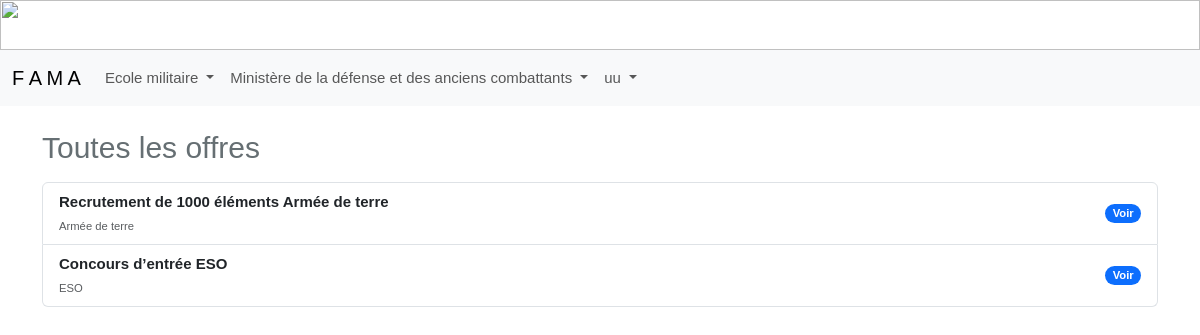
The page / on the database its author committed.
### categorie/models.py (models this page shows, shortened)
class Categorie(models.Model):
    uuid = models.UUIDField(default=uuid.uuid4, editable=False, unique=True)
    libelle = models.CharField(max_length=500, null=False, blank=False)
    created_at = models.DateTimeField(auto_now_add=True, null=True)
    @property
    def sous_categorie(self):
        return self.souscategorie_set.all()

class SousCategorie(models.Model):
    uuid = models.UUIDField(default=uuid.uuid4, editable=False, unique=True)
    categorie = models.ForeignKey(Categorie, on_delete=models.CASCADE)
    libelle = models.CharField(max_length=200)
    created_at = models.DateTimeField(auto_now_add=True, null=True)

### recrutement/models.py (models this page shows, shortened)
class OffreRecrutement(models.Model):
    uuid = models.UUIDField(default=uuid.uuid4, editable=False, unique=True)
    categorie = models.ForeignKey(SousCategorie, on_delete=models.CASCADE)
    libelle = models.CharField(max_length=500, null=False, blank=False)
    created_at = models.DateTimeField(auto_now_add=True, null=True)

### root/views.py (the view)
# urls.py: path('', root_index, name="root_index"),
def root_index(request):
    categories = Categorie.objects.prefetch_related('souscategorie_set').all()
    offres = OffreRecrutement.objects.select_related('categorie').all()
    context = {
        "categories": categories,
        "offres": offres,
    }
    return render(request, 'index.html', context)

### root/context_processors.py (called while the page is built)
def categories(request):
    qs = Categorie.objects.all().prefetch_related('souscategorie_set')
    return {
        'categories': qs,
    }

### root/templates/index.html
{% extends 'base.html' %}
{% load static %}
{% block content %}
<div class="container mt-4">
  <h2>Toutes les offres</h2>
  {% if offres %}
    <div class="list-group mt-3">
      {% for offre in offres %}
        <a href="{% url 'offre_detail' offre.uuid %}" class="list-group-item list-group-item-action d-flex justify-content-between align-items-center">
          <div>
            <strong>{{ offre.libelle }}</strong><br>
            <small class="text-muted">{{ offre.categorie.libelle }}</small>
          </div>
          <span class="badge bg-primary rounded-pill">Voir</span>
        </a>
      {% endfor %}
    </div>
  {% else %}
    <p>Aucune offre disponible pour le moment.</p>
  {% endif %}
</div>
{% endblock %}

### root/templates/base.html (shortened to what this page needs)
<!DOCTYPE html>
{% load static %}
<html lang="en">
<head>
    <link href="https://cdn.jsdelivr.net/npm/bootstrap@5.3.8/dist/css/bootstrap.min.css" rel="stylesheet">
    <link rel="stylesheet" href="{% static 'dist/css/style.css' %}">
    <link rel="stylesheet" href="{% static 'dist/css/font-awesome/css/font-awesome.min.css' %}">
    <link rel="stylesheet" href="{% static 'dist/css/et-line-font/et-line-font.css' %}">
    <link rel="stylesheet" href="{% static 'dist/css/themify-icons/themify-icons.css' %}">
    <link rel="stylesheet" href="{% static 'dist/plugins/hmenu/ace-responsive-menu.css' %}">
</head>
<body>
<div class="wrapper boxed-wrapper">
  <header class="main-header">
    <a href="#" class="">
    <img style=" width: 100%; height: 50px;" src="{% static 'dist/img/img.png' %}" alt="">
  </header>
  <nav class="navbar navbar-expand-lg bg-body-tertiary">
    <div class="container-fluid">
      <a class="navbar-brand" href="/">F A M A</a>
      <div class="collapse navbar-collapse" id="navbarSupportedContent">
        <ul class="navbar-nav me-auto mb-2 mb-lg-0">
          {% for categorie in categories %}
          <li class="nav-item dropdown">
            <a class="nav-link dropdown-toggle" href="#" id="cat-{{ categorie.uuid }}" role="button" data-bs-toggle="dropdown" aria-expanded="false">
              {{ categorie.libelle }}
            </a>
          </li>
          {% endfor %}
        </ul>
      </div>
    </div>
  </nav>
  <main id="main">
    {% block content %} {% endblock  %}
</body>
</html>

### rows shown on the page
Categorie: libelle "Ecole militaire"
Categorie: libelle "Ministère de la défense et des anciens combattants"
Categorie: libelle "uu"
OffreRecrutement: libelle "Recrutement de 1000 éléments Armée de terre", categorie.libelle "Armée de terre"
OffreRecrutement: libelle "Concours d’entrée ESO", categorie.libelle "ESO"
